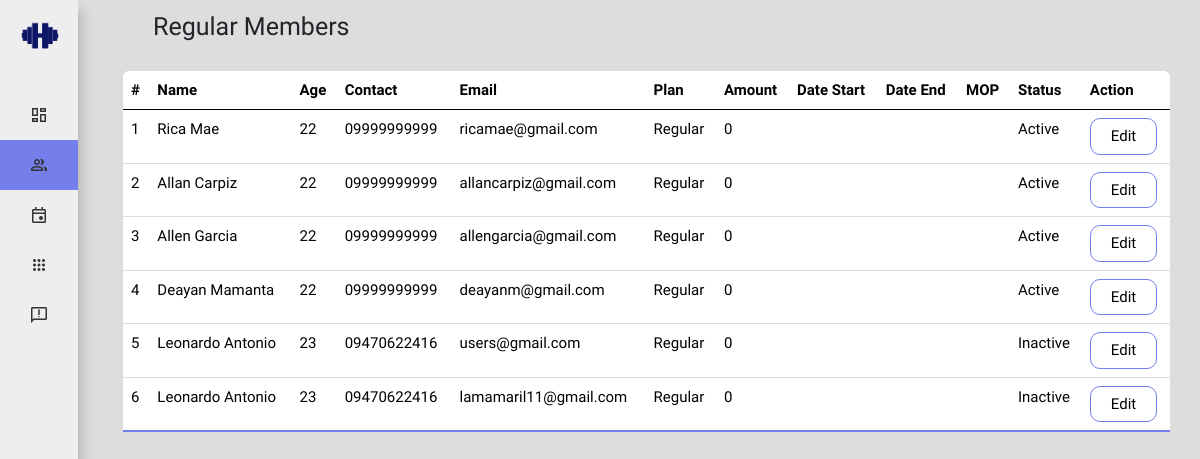
Screenshot of /a/admin-member-regular.php (signed in) with the database file from the repository.
### tables this page shows
CREATE TABLE `user` (
  `id` int(255) NOT NULL,
  `fname` varchar(255) NOT NULL,
  `lname` varchar(255) NOT NULL,
  `age` int(2) NOT NULL,
  `contact` varchar(255) NOT NULL,
  `email` varchar(255) NOT NULL,
  `pass` varchar(255) NOT NULL,
  `type` varchar(10) NOT NULL,
  `plan_type` enum('Regular','Monthly') NOT NULL,
  `start_date` varchar(255) NOT NULL,
  `end_date` varchar(255) NOT NULL,
  `status` enum('Inactive','Active','','') NOT NULL,
  `mop` varchar(255) NOT NULL,
  `amount` int(5) NOT NULL,
  `datetime` varchar(255) NOT NULL
);

### a/admin-member-regular.php (the view, shortened to what this page needs)
<?php
include "db.php";
?>
<!DOCTYPE html>
<html lang="en">
<head>
    <link href="assets/css/style.css" rel="stylesheet">
    <link href="assets/css/sidebar.css" rel="stylesheet">
    <link href="https://cdn.jsdelivr.net/npm/bootstrap@5.0.2/dist/css/bootstrap.min.css" rel="stylesheet"
>
    <link href="../bootstrap-5.0.2-dist/css/bootstrap.min.css" rel="stylesheet">
    <link rel="stylesheet" href="https://cdn.jsdelivr.net/npm/@docsearch/css@3">
    <link href="https://unpkg.com/aos@2.3.1/dist/aos.css" rel="stylesheet">
</head>
<body>
    <div class="sidebar close moulpali-regular">
        <div class="logo-details">
            <img src="../assets/img/304946364_478615410946035_5163354841655361639_n1.png">
        </div>
        <ul class="nav-links">
            <li>
                <a href="../a/admin-index.php">
                    <i class="material-symbols-outlined">dashboard</i>
                </a>
            </li>
            <li class="active">
                <div class="iocn-link">
                    <a href="#">
                        <i class="material-symbols-outlined">people</i>
                    </a>
                </div>
            </li>
            <li>
                <a href="admin-appointment.php">
                    <i class="material-symbols-outlined">insert_invitation</i>
                </a>
            </li>
            <li>
                <a href="admin-timetable.php">
                    <i class="material-symbols-outlined">apps</i>
                </a>
            </li>
            <li>
                <a href="admin-feedback.php">
                    <i class="material-symbols-outlined">feedback</i>
                </a>
            </li>
        </ul>
    </div>
    <section class="home-section">
    <section class="historyLog">
        <span class="header moul-regular">Regular Members</span>
        <table class="table moulpali-regular">
            <thead>
                <tr>
                    <th>#</th>
                    <th>Name</th>
                    <th>Age</th>
                    <th>Contact</th>
                    <th>Email</th>
                    <th>Plan</th>
                    <th>Amount</th>
                    <th>Date Start</th>
                    <th>Date End</th>
                    <th>MOP</th>
                    <th>Status</th>
                    <th>Action</th>
                </tr>
            </thead>
            <tbody class="align-items-center">
                <?php
                $ret = mysqli_query($conn, "SELECT * FROM user WHERE plan_type = 'Regular'");
                $cnt = 1;
                while ($row = mysqli_fetch_array($ret)) {
                    ?>
                    <tr>
                        <td data-label="#"><?php echo $cnt; ?></td>
                        <td data-label="name"><?php echo $row['fname']." ". $row['lname']; ?></td>
                        <td data-label="age"><?php echo $row['age']; ?></td>
                        <td data-label="contact"><?php echo $row['contact']; ?></td>
                        <td data-label="email"><?php echo $row['email']; ?></td>
                        <td data-label="plan"><?php echo $row['plan_type']; ?></td>
                        <td data-label="plan"><?php echo $row['amount']; ?></td>
                        <td data-label="dos"><?php echo $row['start_date']; ?></td>
                        <td data-label="doe"><?php echo $row['end_date']; ?></td>
                        <td data-label="mop"><?php echo $row['mop']; ?></td>
                        <td data-label="status"><?php echo $row['status']; ?></td>
                        <td data-label="Action">
                            <button type="button" class="edit-btn" data-bs-toggle="modal" data-bs-target="#EditProfile" data-id="<?php echo $row['id']; ?>">
                                Edit
                            </button>
                        </td>
                    </tr>
                    <?php
                    $cnt++;
                }
                ?>
            </tbody>
        </table>
    </section>
</section>
</body>
</html>

### a/assets/css/style.css (style rules this page uses)
.moul-regular { font-family: "Moul", serif; font-weight: 400; font-style: normal; }
.moulpali-regular { font-family: "Moulpali", serif; font-weight: 400; font-style: normal; }
.header { font-size: 25px; font-weight: 500; color: var(--text-color); padding: 8px 0px 8px 30px; }
.historyLog { padding:0 30px; }
.table { border-collapse: collapse; margin: 25px 0; font-size: 15px; min-width: 100%; overflow: hidden; border-radius: 5px 5px 0 0; }
table thead tr { color: #fff; background: #757fec; text-align: left; font-weight: bold; }
.table th, .table td { padding: 12px 15px; }
.table tbody tr { border-bottom: 1px solid #ddd; }
.table tbody tr:nth-of-type(odd) { background: #f3f3f3; }
.table tbody tr:last-of-type { border-bottom: 2px solid #757fec; }
.table button { padding: 6px 20px; border-radius: 10px; cursor: pointer; background: transparent; border: 1px solid #757fec; }
.header { height: 60px; }

### a/assets/css/sidebar.css (style rules this page uses)
body { background: #ddd !important; }
img { width: 50px; height: 50px;margin: 15px 10px 0 15px; }
.sidebar { position: fixed; top: 0; left: 0; height: 100%; width: 260px; background: #eee; z-index: 100; transition: all 0.5s ease; box-shadow: 5px 10px 10px rgba(48, 48, 48, 0.2); }
.sidebar .logo-details { height: 60px; width: 100%; display: flex; align-items: center; }
.sidebar .nav-links { height: 100%; padding: 30px 0 150px 0; overflow: auto; }
.sidebar .nav-links li { position: relative; list-style: none; transition: all 0.4s ease; }
.sidebar .nav-links li.active { background: #757fec; }
.sidebar .nav-links li .iocn-link { display: flex; align-items: center; justify-content: space-between; }
.sidebar .nav-links li i { height: 50px; min-width: 78px; text-align: center; line-height: 50px; color: #333; font-size: 20px; cursor: pointer; transition: all 0.3s ease; }
.sidebar .nav-links li a { display: flex; align-items: center; text-decoration: none; }
.home-section { position: relative; left: 260px; width: calc(100% - 260px); transition: all 0.5s ease; font-weight: 500; color: var(--text-color); padding: 8px 0px 8px 15px; }
@media (max-width: 1275px) { .sidebar.close { width: 78px; } }
@media (max-width: 1275px) { .sidebar.close .nav-links { overflow: visible; } }
@media (max-width: 1275px) { .sidebar.close .nav-links li .iocn-link { display: block } }
@media (max-width: 1275px) { .sidebar.close ~ .home-section { left: 78px; width: calc(100% - 78px); } }

### rows the page displays
user: fname "Rica", lname "Mae", age "22", contact "09999999999", email "ricamae@gmail.com", plan_type "Regular", amount "0", status "Active"
user: fname "Allan", lname "Carpiz", age "22", contact "09999999999", email "allancarpiz@gmail.com", plan_type "Regular", amount "0", status "Active"
user: fname "Allen", lname "Garcia", age "22", contact "09999999999", email "allengarcia@gmail.com", plan_type "Regular", amount "0", status "Active"
user: fname "Deayan", lname "Mamanta", age "22", contact "09999999999", email "deayanm@gmail.com", plan_type "Regular", amount "0", status "Active"
user: fname "Leonardo", lname "Antonio", age "23", contact "09470622416", email "users@gmail.com", plan_type "Regular", amount "0", status "Inactive"
user: fname "Leonardo", lname "Antonio", age "23", contact "09470622416", email "lamamaril11@gmail.com", plan_type "Regular", amount "0", status "Inactive"
